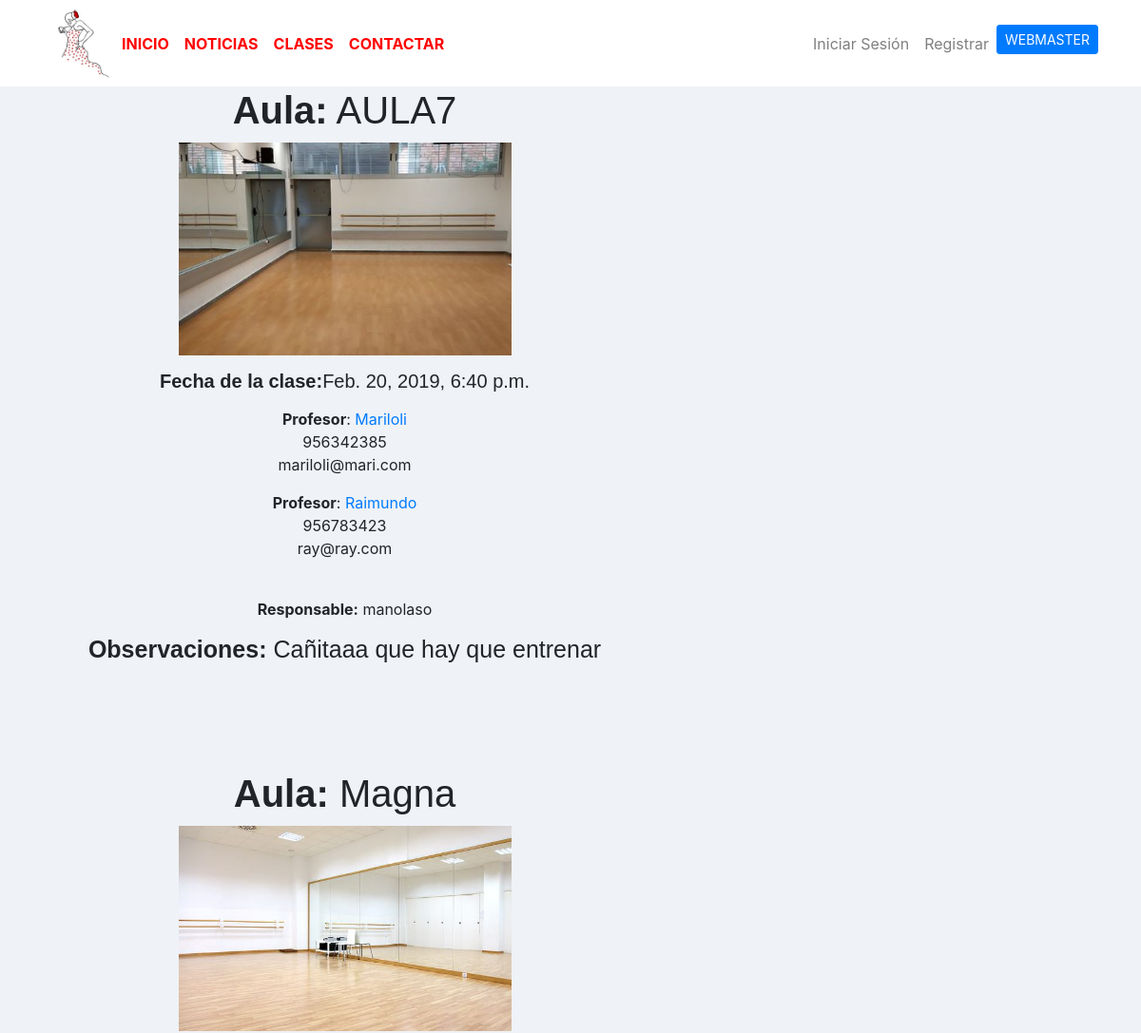
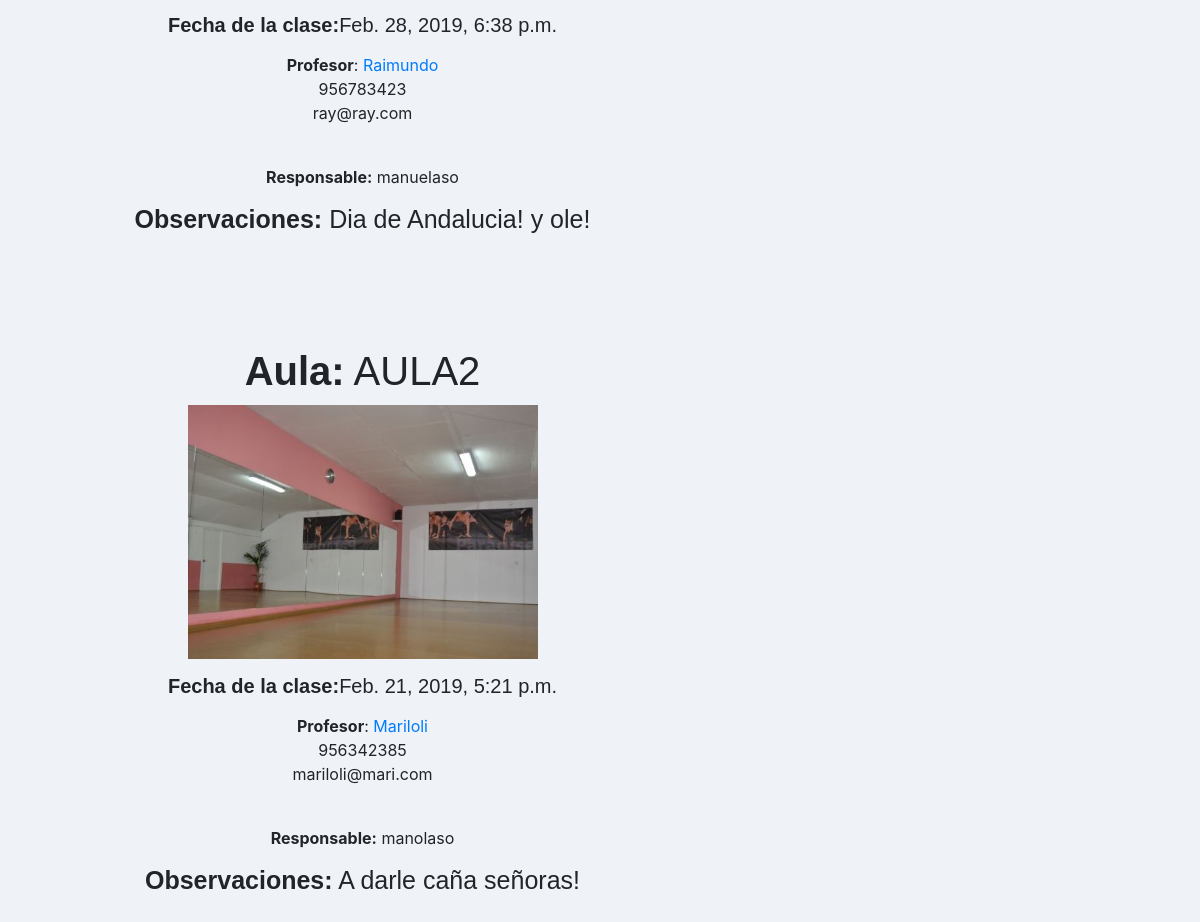
Page /clases/ on the committed database (2 pictures, top to bottom).
### clases/models.py (models this page shows, shortened)
class Aulas(models.Model):
    nombre=models.CharField(max_length=30, verbose_name="Nombre del Aula")
    profesores=models.ManyToManyField(Profesores, verbose_name=("Profesores"), related_name="profesor")
    fecha=models.DateTimeField(verbose_name="Fecha de reserva", default=now)
    administrador=models.ForeignKey(User,verbose_name="Administrador",on_delete=models.CASCADE)
    observaciones=models.TextField(verbose_name="Observaciones")
    foto=models.ImageField(verbose_name="Foto", upload_to="clases", null=True, blank=True)
    created=models.DateTimeField(auto_now_add=True, verbose_name="Fecha de Creación")
    updated=models.DateTimeField(auto_now=True, verbose_name="Fecha de Edición")
    class Meta:
        verbose_name="Aula"
        verbose_name_plural="Aulas"
        ordering=['-created']

class Profesores(models.Model):
    nombre=models.CharField(max_length=200, verbose_name="Nombre")
    email=models.EmailField(max_length=100, blank=True, null=True, verbose_name="EMAIL")
    telefono=models.IntegerField(blank=True, null=True, verbose_name="Teléfono")
    created=models.DateTimeField(auto_now_add=True, verbose_name="Fecha de Creación")
    updated=models.DateTimeField(auto_now=True, verbose_name="Fecha de Edición")
    class Meta:
        verbose_name="Profesor"
        verbose_name_plural="Profesores"
        ordering=['-created']

### clases/views.py (the view)
# urls.py: path('', views.clases, name="clases"),
def clases(request):
    aulas=Aulas.objects.all()
    return render(request, "clases/clases.html", {'aulas':aulas})

### clases/templates/clases/clases.html (shortened to what this page needs)
{% extends 'nucleo/base.html' %}
{% load static %}
{% block content %}
 {% for aula in aulas %}
<div class="container">
    <div class="row mt-2">
      <div class="col-md-7 cta-innerv text-center rounded">
        <div class="">
          <p style="font: normal 400 40px/35px Arial, Verdana, Sans-serif;"> <b>Aula:</b>  {{aula.nombre}} </p>
          <p><img src="{{aula.foto.url}}" style="width:350px;height:350"></p>
          <p style="font: normal 400 20px Arial;"><b>Fecha de la clase:</b>{{aula.fecha}} </p>
          {% for profesor in aula.profesores.all %}
          <p><b>Profesor</b>:<a href="{% url 'profesores' profesor.id %}"> {{profesor.nombre}}</a>  <br> {{profesor.telefono}} <br> {{profesor.email}} <br></p>
          {% endfor %}
           <br>
           <p> <b>Responsable:</b>  {{aula.administrador}} </p>
           <p style="font: normal 400 25px Sans-serif"> <b>Observaciones:</b>  {{aula.observaciones}} </p>
           <br><br><br><br>
         </div>
        </div>
    </div>
</div>
{% endfor %}
{% endblock %}

### nucleo/templates/nucleo/base.html (shortened to what this page needs)
<!DOCTYPE html>
<html lang="es">
<head>
    {% load static %}
    <link href="{% static 'nucleo/vendor/bootstrap/css/bootstrap.min.css' %}" rel="stylesheet">
    <link href="{% static 'nucleo/vendor/font-awesome/css/font-awesome.min.css' %}" rel="stylesheet" type="text/css">
    <link href="{% static 'nucleo/css/main.css' %}" rel="stylesheet">
 </head>
    <body style=background-color:#eff2f6;>
      <nav class="navbar navbar-expand-lg" style="background-color:#ffffff; color:rgb(93, 129, 93)" >
        <div class="container">
            <a href="{% url 'home' %}"class="navbar-left"><img src="{% static 'nucleo/img/flamenca.png'%}" style="height:75px; width: 75px"></a>
          <div class="collapse navbar-collapse" id="ned">
                <ul class="navbar-nav mr-auto">
                  <li class="nav-item">
                    <a class="nav-link" style="color:red" href="{% url 'home' %}"><b>INICIO</b></a>
                  </li>
                  <li class="nav-item">
                    <a class="nav-link" style="color:red" href="{% url 'noticias:noticias' %}"><b>NOTICIAS</b></a>
                  </li>
                  <li class="nav-item">
                    <a class="nav-link" style="color:red" href="{% url 'clases' %}"><b>CLASES</b></a>
                  </li>
                  <li class="nav-item">
                    <a class="nav-link" style="color:red" href="{% url 'contactar' %}"><b>CONTACTAR</b></a>
                  </li>
                </ul>
            <ul class="navbar-nav">
            {% if not request.user.is_authenticated %}
              <li class="nav-item">
                <a class="nav-link" style="color:grey" href="{% url 'login' %}">  Iniciar Sesión  </a>
               </li>
               <li class="nav-item">
                <a class="nav-link" style="color:grey" href="{% url 'registrar' %}">  Registrar  </a>
               </li>
             {% endif  %}
                <li>
                  <a href="/admin/">
                  <button type="button" class="btn btn-primary btn-sm">WEBMASTER</button>
                  </a>
                </li>
                </ul>
          </div>
        </div>
      </nav>
      {% block content %}{% endblock %}
    </body>
</html>

### nucleo/static/nucleo/css/main.css (style rules this page uses)
:root { --jumbotron-padding-y: 3rem; }

### rows in the picture
Aulas: nombre "AULA7", foto (picture), fecha "Feb. 20, 2019, 6:40 p.m.", administrador "manolaso", observaciones "Cañitaaa que hay que entrenar"
Profesores: nombre "Mariloli", telefono "956342385", email "mariloli@mari.com"
Profesores: nombre "Raimundo", telefono "956783423", email "ray@ray.com"
Aulas: nombre "Magna", foto (picture), fecha "Feb. 28, 2019, 6:38 p.m.", administrador "manuelaso", observaciones "Dia de Andalucia! y ole!"
Aulas: nombre "AULA2", foto (picture), fecha "Feb. 21, 2019, 5:21 p.m.", administrador "manolaso", observaciones "A darle caña señoras!"
